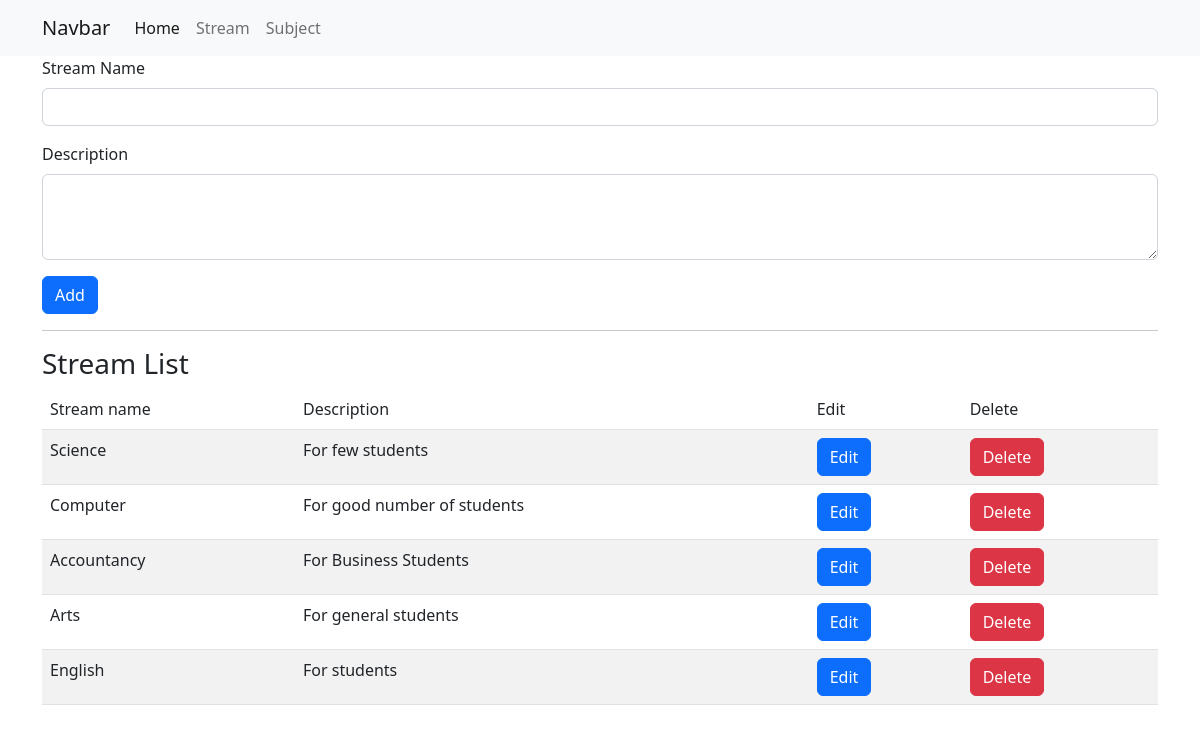
The page /stream/ on the database its author committed.
### studentapp/models.py (models this page shows)
class Stream(models.Model):
    name = models.CharField(max_length=100, unique=True)
    description = models.TextField()
    created_at = models.DateTimeField(auto_now_add=True)

### studentapp/views.py (the view)
# urls.py: path('', views.stream_list, name='stream_list'),
def stream_list(request: HttpRequest) -> HttpResponse:
    streams: QuerySet = Stream.objects.all()                    # ORM (ModelName Data Adapter which connects the ORM)
    return render(request,'studentapp/add_stream.html',{'streams': streams})               # HttpResponse

### templates/studentapp/add_stream.html (shortened to what this page needs)
{% extends 'index.html' %}
{% load static %}
{% block content %}
    <form method="post">
        <div class="mb-3">
            <label class="form-label">Stream Name</label>
            <input type="text" class="form-control" id="stream_name" name="stream_name">
        </div>
        <div class="mb-3">
            <label class="form-label">Description</label>
            <textarea class="form-control" id="stream_description" name="stream_description" rows="3"></textarea>
        </div>
        <button type="submit" class="btn btn-primary" id="btnRegister">Add</button>
    </form>
    <hr>
    <h3>Stream List</h3>
    <table class="table table-striped">
        <thead>
            <tr>
                <td>Stream name</td>
                <td>Description</td>
                <td>Edit</td>
                <td>Delete</td>
            </tr>
        </thead>
        <tbody id="streamList">
            {% include 'partial/stream_rows.html' %}
        </tbody>
    </table>
{% endblock %}

### templates/index.html (shortened to what this page needs)
{% load static %}
<!doctype html>
<html lang="en">
  <head>
    <link href="https://cdn.jsdelivr.net/npm/bootstrap@5.2.3/dist/css/bootstrap.min.css" rel="stylesheet">
  </head>
  <body>
    {% include 'navbar.html' %}
    <div class="container">
      {% block content %}{% endblock %}
    </div>
  </body>
</html>

### templates/navbar.html (shortened to what this page needs)
<nav class="navbar navbar-expand-lg bg-light">
  <div class="container">
    <a class="navbar-brand" href="#">Navbar</a>
    <div class="collapse navbar-collapse" id="navbarNav">
      <ul class="navbar-nav">
        <li class="nav-item">
          <a class="nav-link active" aria-current="page" href="{% url '_home' %}">Home</a>
        </li>
        <li class="nav-item">
          <a class="nav-link" href="{% url 'stream_list' %}">Stream</a>
        </li>
        <li class="nav-item">
          <a class="nav-link" href="{% url 'subject_list' %}">Subject</a>
        </li>
      </ul>
    </div>
  </div>
</nav>

### templates/partial/stream_rows.html
{% for stream in streams %}
    <tr>
        <td>{{ stream.name }}</td>
        <td>{{ stream.description }}</td>
        <td>
            <button class="btn btn-primary edit-btn" data-id="{{ stream.id }}" data-name="{{ stream.name }}" data-description="{{ stream.description }}">Edit</button>
        </td>
        <td>
            <button class="btn btn-danger delete-btn" data-id="{{ stream.id }}">Delete</button>
        </td>
    </tr>
{% endfor %}

### rows shown on the page
Stream: name "Science", description "For few students"
Stream: name "Computer", description "For good number of students"
Stream: name "Accountancy", description "For Business Students"
Stream: name "Arts", description "For general students"
Stream: name "English", description "For students"
